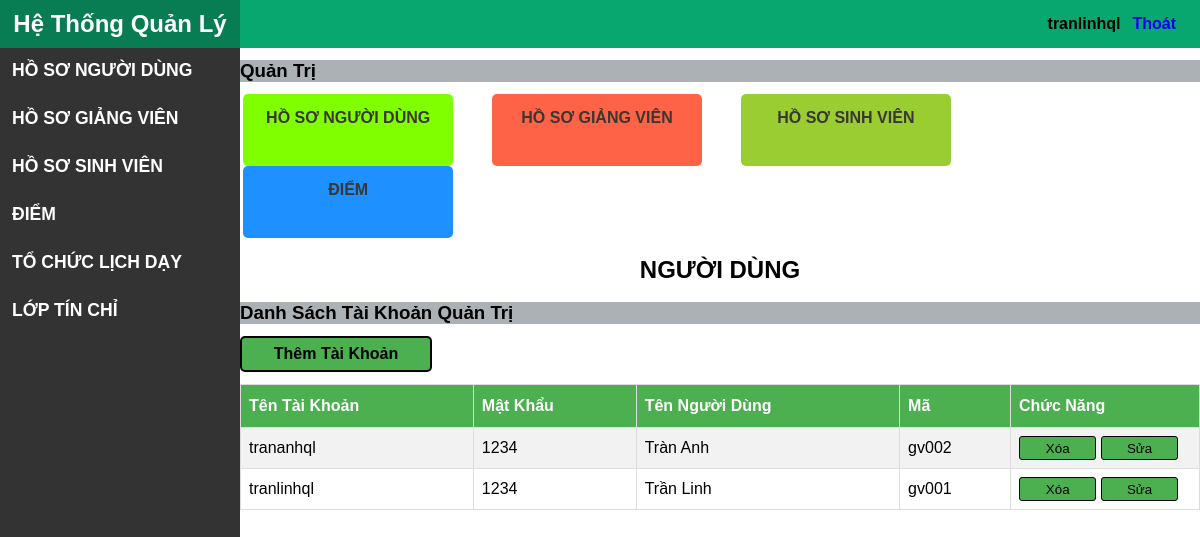
The app's page /NguoiDung (signed in) with its own data.
### tables this page shows
CREATE TABLE `userquanly` (
  `tentaikhoan` varchar(100) NOT NULL,
  `matkhau` varchar(100) DEFAULT NULL,
  `magv` varchar(20) DEFAULT NULL
);

CREATE TABLE `giangvien` (
  `magv` varchar(20) NOT NULL,
  `tengv` varchar(100) DEFAULT NULL,
  `gioitinh` bit(1) DEFAULT NULL,
  `ngaysinh` date DEFAULT NULL,
  `quequan` varchar(100) DEFAULT NULL,
  `hocvi` varchar(100) DEFAULT NULL,
  `makhoa` varchar(20) DEFAULT NULL
);

### mvc/core/Controller.php (called while the page is built, shortened)
<?php
class Controller
{
    public function view($view, $data = [])
    {
        require_once "./mvc/views/" . $view . ".php";
    }
}

### mvc/controllers/NguoiDung.php (called while the page is built, shortened)
<?php
class NguoiDung extends Controller
{
    public function SayHi()
    {
        $daoDangNhapQuanLy=$this->model("DaoDangNhapQuanLy");
        $arrUserQuanTri = $daoDangNhapQuanLy->layDanhSachUserQuanTriVaTenNguoiDung();
        $this->view("LayoutQuanTri", ["page" => "NDQTXem", "css" => "NDQTXem", "arrUserQuanTri" => $arrUserQuanTri]);
    }
}

### mvc/core/App.php (called while the page is built, shortened)
<?php
class App
{
   protected $action = "SayHi";
   protected $params = [];
   function __construct()
   {
      $arr = $this->UrlProcess();
      $this->controller=new $this->controller;
      unset($arr[0]);
      unset($arr[1]);
      if (isset($arr)) {
         $this->params = $arr;
      } else {
         $this->params = [];
      }
      call_user_func_array([$this->controller,$this->action],$this->params);
   }
   function UrlProcess()
   {
      if (isset($_GET['url'])) {
         return explode('/', filter_var(trim($_GET['url'], '/')));
      }
   }
}

### index.php (called while the page is built, shortened)
<?php
$myApp = new App();

### mvc/core/DB.php (called while the page is built, shortened)
<?php
class DB
{
    protected $serverName = "localhost";
    protected $userName = "root";
    protected $password = "";
    function __construct()
    {
        $this->conn=mysqli_connect($this->serverName,$this->userName,$this->password);
     }
}

### mvc/models/DaoDangNhapQuanLy.php (called while the page is built, shortened)
<?php
class DaoDangNhapQuanLy extends DB
{
    public function layDanhSachUserQuanTriVaTenNguoiDung()
    {
        $array = [];
        $sql = "SELECT UQL.tentaikhoan,UQL.matkhau,UQL.magv,GV.tengv FROM userquanly AS UQL JOIN giangvien AS GV ON UQL.magv=GV.magv";
        $result = mysqli_query($this->conn, $sql);
        while ($row = mysqli_fetch_assoc($result)) {
            $array[] = $row;
        }
        return $array;
    }
}

### mvc/views/pages/NDQTXem.php (the view)
<div class="content-main">
    <h2>NGƯỜI DÙNG</h2>
    <h3>Danh Sách Tài Khoản Quản Trị</h3>
    <a href="NguoiDung/ThemUserQuanTri"><button id="btnThem">Thêm Tài Khoản</button></a>
    <table id="customers">
        <tr>
            <th>Tên Tài Khoản</th>
            <th>Mật Khẩu</th>
            <th>Tên Người Dùng</th>
            <th>Mã</th>
            <th>Chức Năng</th>
        </tr>
        <?php
        $dem = count($data["arrUserQuanTri"]);
        for ($i = 0; $i < $dem; $i++) {
            echo '<tr>
            <td>'.$data["arrUserQuanTri"][$i]["tentaikhoan"].'</td>
            <td>'.$data["arrUserQuanTri"][$i]["matkhau"].'</td>
            <td>'.$data["arrUserQuanTri"][$i]["tengv"].'</td>
            <td>'.$data["arrUserQuanTri"][$i]["magv"].'</td>
            <td>
                <a href="NguoiDung/XoaUserQuanTri/'.$data["arrUserQuanTri"][$i]["tentaikhoan"].'" ><button class="btn">Xóa</button></a>
                <a href="NguoiDung/SuaUserQuanTri/'.$data["arrUserQuanTri"][$i]["tentaikhoan"].'" ><button class="btn">Sửa</button></a>
            </td>
        </tr>';
        }
        ?>
    </table>
</div>

### public/css/QuanTri.css (style rules this page uses)
* { margin: 0px; padding: 0px; }
body { font-size: 1em; font-family: Helvetica, sans-serif; background-color: white; }
a { text-decoration: none; }
.content .content-admin h3 { margin: 1vw 0vw; }

### public/css/NDQTXem.css (style rules this page uses)
#customers { font-family: "Trebuchet MS", Arial, Helvetica, sans-serif; border-collapse: collapse; width: 100%; }
#customers td, #customers th { border: 1px solid #ddd; padding: 8px; }
#customers tr:nth-child(even) { background-color: #f2f2f2; }
#customers th { padding-top: 12px; padding-bottom: 12px; text-align: left; background-color: #4CAF50; color: white; }
.content-main h3 { background-color: rgb(172, 177, 182); }
.content-main h2 { margin: 1.5vw 0vw; text-align: center; }
.btn { width: 45%; height: 2vw; background-color: #4CAF50; border: 1px solid black; border-radius: 3px; }
#btnThem { width: 20%; height: 3vw; background-color: #4CAF50; border: 2px solid black; border-radius: 5px; margin-bottom: 1vw; font-size: 1em; font-weight: bold; }

### records on screen
userquanly: tentaikhoan "trananhql", matkhau "1234", magv.tengv "Tràn Anh", magv "gv002"
userquanly: tentaikhoan "tranlinhql", matkhau "1234", magv.tengv "Trần Linh", magv "gv001"

### other values on screen
$_SESSION['user'] "tranlinhql"
